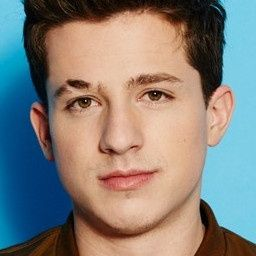
#> input picture face.jpg, 256 x 256 px
$ jupyter execute DCT.ipynb   (shell and % lines are left out)
#> lines starting #> are read from the running program, lines starting #| are printed output that depends on the picture
[cell 1]
import numpy as np
import cv2
from matplotlib import pyplot as plt
from PIL import Image

if __name__ == "__main__":
    img = cv2.imread('face.jpg', 0)
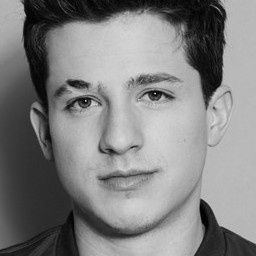
#> img: shape (256, 256); min 0, max 228, mean 129.4
    # img = cv2.cvtColor(img, cv2.COLOR_BGR2GRAY)

    img = cv2.resize(img, (299,299))
#> img: shape (299, 299)
    img_float = np.float32(img)
    dct = cv2.dct(img_float)
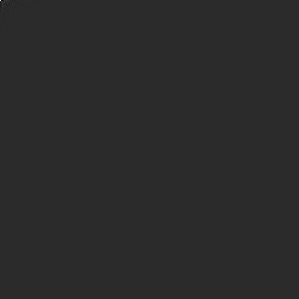
#> dct: shape (299, 299) float32; min -7918.1, max 38646.7, mean 0.5; drawn with min black and max white

    cv2.imshow('dct', dct)
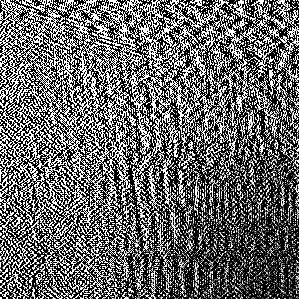
#> window 'dct': shape (299, 299); min 0, max 255, mean 104.7


    key = cv2.waitKey(0)
#> (key Esc is pressed here)
    if key == 27:  #如果按esc键,则停止
        cv2.destroyAllWindows()

[cell 2]
import numpy as np
import matplotlib.pyplot as plt
import cv2


#图像尺寸size*size
size = 299

# utils
def DCT_mat(size):
    m = [[ np.sqrt(1./size) if i == 0 else np.sqrt(2./size) * np.cos((j + 0.5) * np.pi * i / size) for j in range(size)] for i in range(size)]
    return m
def generate_filter(start, end, size):  #产生一个二维矩阵,宽和高都为size,且所包含元素要么为0.0要么为1.0
    return [[0. if i + j > end or i + j < start else 1. for j in range(size)] for i in range(size)]

# generator mask
low = generate_filter(0,size // 2.82, size)
middle = generate_filter(size // 2.82, size // 2, size)
high = generate_filter(size // 2, size * 2, size)

#DCT Matrix
DCT_all = np.array(DCT_mat(size))
DCT_all_T = DCT_all.T

img = cv2.imread('face.jpg', 0)
img1 = img.astype('float')
img1 = cv2.resize(img1, (size,size))
#> img1: shape (299, 299) float64

dct = np.dot(DCT_all, img1)
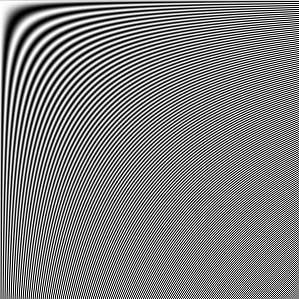
#> DCT_all: shape (299, 299) float64; min -0.0818, max 0.0818, mean 0.000193; drawn with min black and max white
dct = np.dot(dct, DCT_all_T)

dct_show = 20 * np.log(abs(dct))
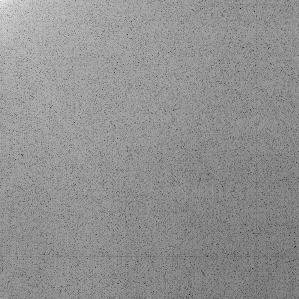
#> dct_show: shape (299, 299) float64; min -254.6, max 211.3, mean 11.1; drawn with min black and max white

cv2.imshow('img1', img1.astype(np.uint8))
cv2.imshow('dct_show', dct_show.astype(np.uint8))
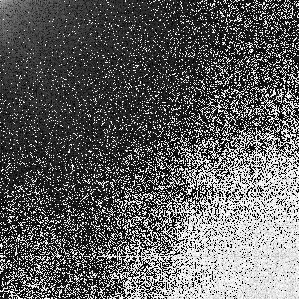
#> window 'dct_show': shape (299, 299); min 0, max 255, mean 95.8
key = cv2.waitKey(0)
#> (key Esc is pressed here)
if key == 27:  #如果按esc键,则停止
    cv2.destroyAllWindows()

# [9 lines of commented-out code are left out]


plt.show()


pass

## DCT basis functions的可视化

refer to "https://github.com/btlorch/dct-coefficient-decoder/blob/master/discrete_cosine_transform_visual_explanation.ipynb"

**(1)DCT变换公式:**
$$
F(i, j) = \alpha(i) \alpha(j) \sum\limits_{x=0}^{N-1} \sum\limits_{y=0}^{N-1} f(x, y) \cos\left(\frac{\pi (2x + 1) i}{2N}\right) \cos\left(\frac{\pi (2y + 1) j}{2N}\right)
$$
i, j = 0, 1, 2, ..., N-1

**(2)IDCT变换:**
$$
f(x, y) = \sum\limits_{i=0}^{N-1} \sum\limits_{j=0}^{N-1} \alpha(i) \alpha(j) F(i, j) \cos\left(\frac{\pi(2x + 1)i}{2N}\right) \cos\left(\frac{\pi (2y + 1) j}{2N}\right)
$$
x, y = 0, 1, 2, ..., N-1

[cell 3]
import numpy as np

def dct_2d_basis_functions(N):
#> called with N = 8
    base_funcs = np.zeros((N, N, N, N))

    for j in range(N):
        for i in range(N):
            alpha_i = np.sqrt(1/N) if i == 0 else np.sqrt(2/N)
            alpha_j = np.sqrt(1/N) if j == 0 else np.sqrt(2/N)

            for y in range(N):
                for x in range(N):
                    base_funcs[j, i, y, x] = alpha_i * alpha_j * np.cos((np.pi * (2 * x + 1) * i)/(2 * N)) * np.cos((np.pi * (2 * y + 1) * j) / (2 * N))

    return base_funcs

[cell 4]
#可视化
import matplotlib.pyplot as plt


waveforms_2d = dct_2d_basis_functions(8)

fig, axes = plt.subplots(nrows=8, ncols=8, figsize=(8, 8))
for j in range(8):
    for i in range(8):
        axes[j, i].imshow(waveforms_2d[j, i], vmin=waveforms_2d.min(), vmax=waveforms_2d.max(), cmap='gray')
        axes[j, i].axis('off')

fig.tight_layout()
fig.subplots_adjust(wspace=0.1, hspace=0.1)
# fig.show()
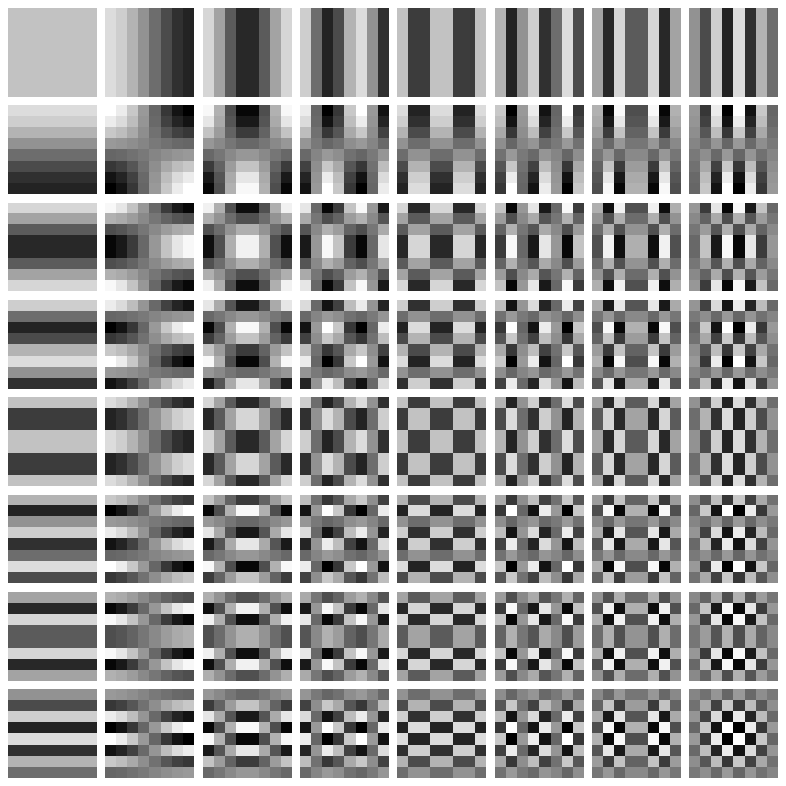
#> figure drawn by matplotlib, 64 panels

$ run again, with 15962.jpg copied over face.jpg
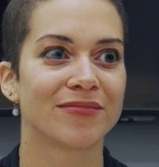
#> input picture 15962.jpg, 159 x 167 px
#> `dct_show = 20 * np.log(abs(dct))`:
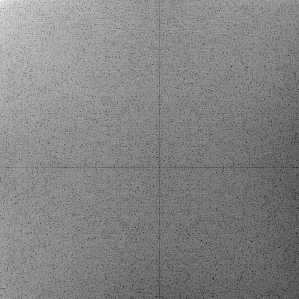
#> dct_show: shape (299, 299) float64; min -281.9, max 206.3, mean -29.9; drawn with min black and max white
#> `cv2.imshow('dct_show', dct_show.astype(np.uint8))`:
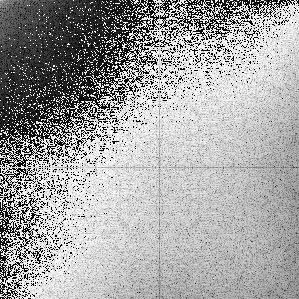
#> window 'dct_show': shape (299, 299); min 0, max 255, mean 162.5

$ run again, with 22.jpg copied over face.jpg
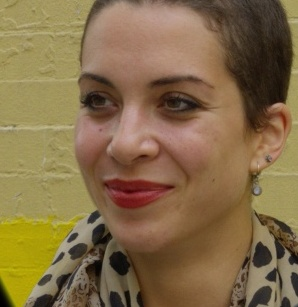
#> input picture 22.jpg, 298 x 307 px
#> `dct_show = 20 * np.log(abs(dct))`:
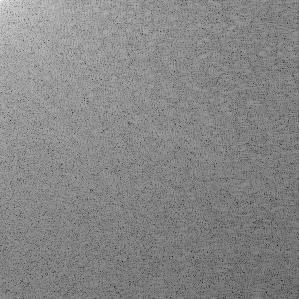
#> dct_show: shape (299, 299) float64; min -213.7, max 208.4, mean 8.8; drawn with min black and max white
#> `cv2.imshow('dct_show', dct_show.astype(np.uint8))`:
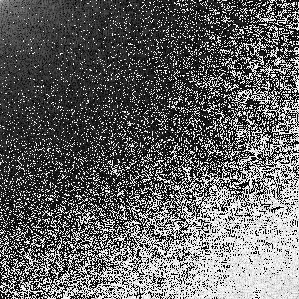
#> window 'dct_show': shape (299, 299); min 0, max 255, mean 99.8
